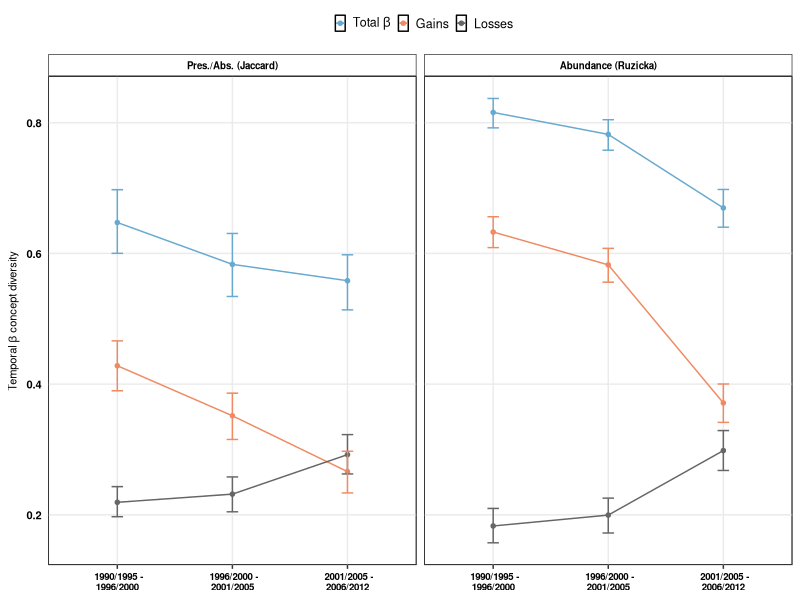

Recreate this plot in R.
########################################
# Figures for temporal beta diversity ##
########################################

require(ggplot2)
require(dplyr)
require(reshape2)
require(rms)

###########
# Data ####
###########

tempbeta_div<-read.csv("Cleaned_Data/TemporalBetaDiv_RAstopic.csv",stringsAsFactors = FALSE)

# arrange data for figures

tempbeta_div<-melt(tempbeta_div, id.vars=c("TBI","TimeWindow","ResAreas_Orig"),measure.vars = 2:4,value.name = "Value",variable.name = "BetaDiv_Components")

tempbeta_divv<-tempbeta_div %>%
               group_by(TimeWindow,TBI,BetaDiv_Components) %>%
               do(data.frame(rbind(smean.cl.boot(.$Value, B=1000))))

tempbeta_divv$TimeWindow<-as.character(tempbeta_divv$TimeWindow)
tempbeta_divv$TimeWindow<-ifelse(tempbeta_divv$TimeWindow=="Time1_2"," 1990/1995 -\n1996/2000",tempbeta_divv$TimeWindow)
tempbeta_divv$TimeWindow<-ifelse(tempbeta_divv$TimeWindow=="Time2_3"," 1996/2000 -\n2001/2005",tempbeta_divv$TimeWindow)
tempbeta_divv$TimeWindow<-ifelse(tempbeta_divv$TimeWindow=="Time3_4"," 2001/2005 -\n2006/2012",tempbeta_divv$TimeWindow)
tempbeta_divv$TimeWindow<-as.factor(tempbeta_divv$TimeWindow)

tempbeta_divv$TimeWindow <- factor(tempbeta_divv$TimeWindow, levels = c(" 1990/1995 -\n1996/2000"," 1996/2000 -\n2001/2005"," 2001/2005 -\n2006/2012"))

tempbeta_divv$BetaDiv_Components<-factor(tempbeta_divv$BetaDiv_Components,levels=c("D","C_den","B_den"))

tempbeta_divv$TBI<-as.factor(tempbeta_divv$TBI)
levels(tempbeta_divv$TBI)[levels(tempbeta_divv$TBI)=="Jaccard"] <- "Pres./Abs. (Jaccard)"
levels(tempbeta_divv$TBI)[levels(tempbeta_divv$TBI)=="Ruzicka"]   <- "Abundance (Ruzicka)"

# figure

bb<-ggplot(data=tempbeta_divv,aes(x=TimeWindow,y=Mean,group=BetaDiv_Components,colour=BetaDiv_Components))+
  geom_point(shape=20,size=2) +
  geom_errorbar(data=tempbeta_divv,aes(ymin=Lower,ymax=Upper),width=0.1)+
  geom_line(size=0.5)+
  scale_colour_manual(name="",labels=c("B_den"="Losses","C_den"= "Gains","D"= expression(paste("Total ",beta))),
                      values = c("D"="#67a9cf","C_den" = "#ef8a62","B_den" ="gray40"))+
  labs(x = "", y = expression(paste("Temporal ",beta," concept diversity")))+
  facet_wrap(.~TBI)

TempBetaDiv<-bb+ theme_bw()+theme(axis.title.x=element_blank(),
                              axis.title.y=element_text(colour="black",face=c("bold"),size=8),
                              axis.text.y=element_text(colour="black",face="bold",size=8),
                              axis.text.x=element_text(colour="black",face="bold",size=7),
                              axis.ticks.y=element_line(colour="transparent"),
                              legend.background=element_rect(fill="transparent"),
                              legend.key=element_rect(fill="transparent"),legend.key.size = unit(0.25, "cm"),
                              legend.text=element_text(size=9),
                              legend.text.align = 0.5,
                              legend.position="top",legend.direction="horizontal",
                              strip.background = element_rect(fill="transparent"),
                              strip.text = element_text(colour="black",face="bold",size=7),
                              panel.background =element_rect(fill="transparent",colour="black"),panel.grid.minor=element_blank())


png(filename="Figures/Integr_TempBetaDiv.png", 
    type="cairo",
    units="in", 
    width=6, 
    height=4,  
    pointsize=2, 
    res=1000)

TempBetaDiv

dev.off()
